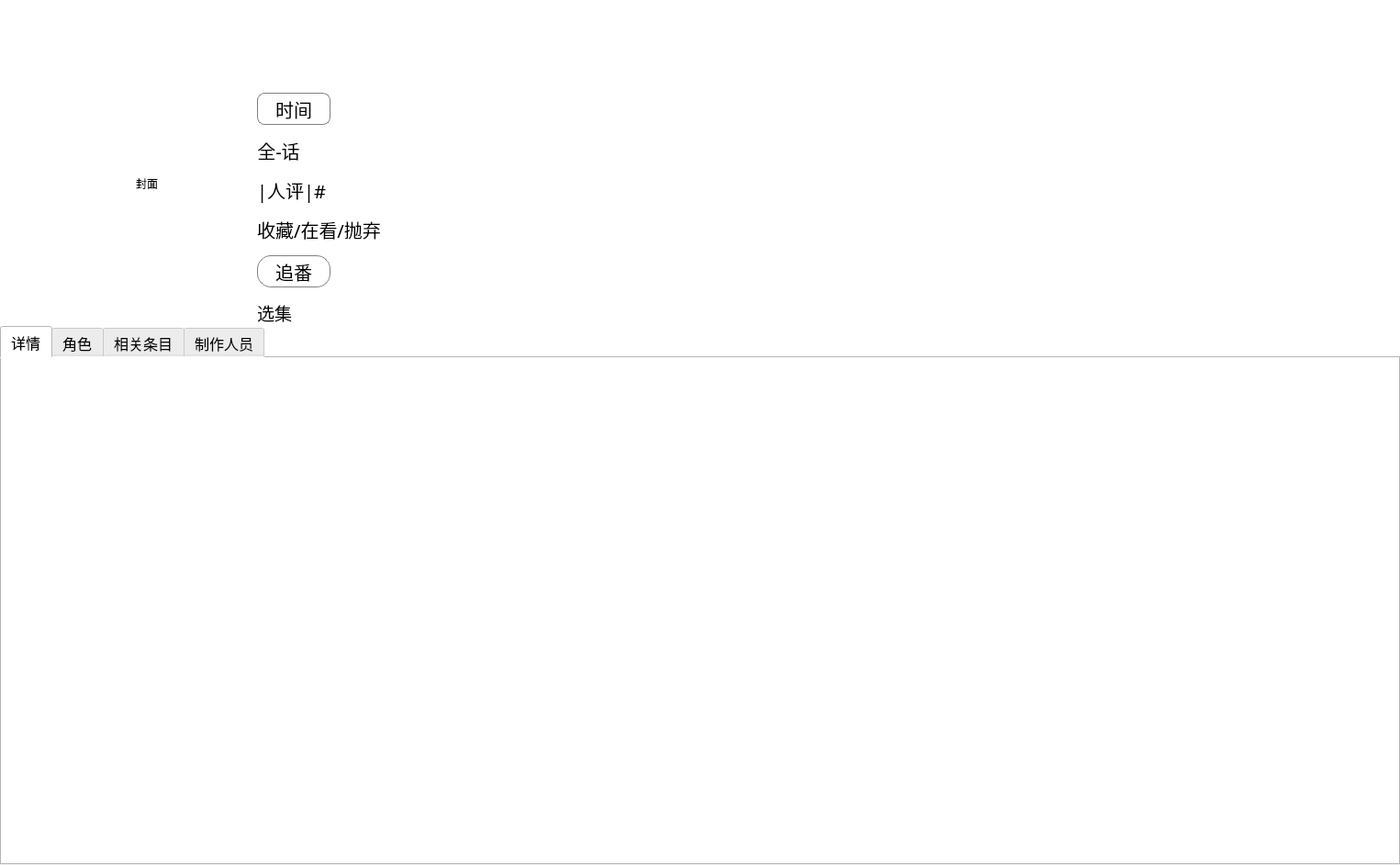
<?xml version="1.0" encoding="UTF-8"?>
<ui version="4.0">
 <class>DetailPage</class>
 <widget class="QWidget" name="DetailPage">
  <property name="geometry">
   <rect>
    <x>0</x>
    <y>0</y>
    <width>1525</width>
    <height>942</height>
   </rect>
  </property>
  <property name="styleSheet">
   <string notr="true">background-color: rgb(255, 255, 255);</string>
  </property>
  <layout class="QVBoxLayout" name="verticalLayout_11">
   <property name="spacing">
    <number>0</number>
   </property>
   <property name="leftMargin">
    <number>0</number>
   </property>
   <property name="topMargin">
    <number>0</number>
   </property>
   <property name="rightMargin">
    <number>0</number>
   </property>
   <property name="bottomMargin">
    <number>0</number>
   </property>
   <item>
    <widget class="QFrame" name="frame_3">
     <property name="styleSheet">
      <string notr="true">background-color: white;
border: none;</string>
     </property>
     <property name="frameShape">
      <enum>QFrame::StyledPanel</enum>
     </property>
     <property name="frameShadow">
      <enum>QFrame::Raised</enum>
     </property>
     <layout class="QHBoxLayout" name="horizontalLayout_11">
      <property name="spacing">
       <number>0</number>
      </property>
      <property name="leftMargin">
       <number>0</number>
      </property>
      <property name="topMargin">
       <number>0</number>
      </property>
      <property name="rightMargin">
       <number>0</number>
      </property>
      <property name="bottomMargin">
       <number>0</number>
      </property>
      <item alignment="Qt::AlignLeft">
       <widget class="QPushButton" name="pushButton_19">
        <property name="minimumSize">
         <size>
          <width>45</width>
          <height>45</height>
         </size>
        </property>
        <property name="maximumSize">
         <size>
          <width>45</width>
          <height>45</height>
         </size>
        </property>
        <property name="styleSheet">
         <string notr="true">QPushButton {
	background-color: white;
	border:none;
	border-radius:22px
}

QPushButton:hover {
    background-color: rgb(237, 237, 238);
}</string>
        </property>
        <property name="text">
         <string/>
        </property>
        <property name="icon">
         <iconset>
          <normaloff>icons/back.png</normaloff>icons/back.png</iconset>
        </property>
        <property name="iconSize">
         <size>
          <width>25</width>
          <height>25</height>
         </size>
        </property>
       </widget>
      </item>
      <item alignment="Qt::AlignRight">
       <widget class="QPushButton" name="pushButton_20">
        <property name="minimumSize">
         <size>
          <width>45</width>
          <height>45</height>
         </size>
        </property>
        <property name="maximumSize">
         <size>
          <width>45</width>
          <height>45</height>
         </size>
        </property>
        <property name="styleSheet">
         <string notr="true">QPushButton {
	background-color: white;
	border:none;
	border-radius:22px
}

QPushButton:hover {
    background-color: rgb(237, 237, 238);
}</string>
        </property>
        <property name="text">
         <string/>
        </property>
        <property name="icon">
         <iconset>
          <normaloff>icons/openUrl.png</normaloff>icons/openUrl.png</iconset>
        </property>
        <property name="iconSize">
         <size>
          <width>20</width>
          <height>20</height>
         </size>
        </property>
       </widget>
      </item>
     </layout>
    </widget>
   </item>
   <item>
    <widget class="QFrame" name="frame_4">
     <property name="minimumSize">
      <size>
       <width>0</width>
       <height>310</height>
      </size>
     </property>
     <property name="maximumSize">
      <size>
       <width>16777215</width>
       <height>310</height>
      </size>
     </property>
     <property name="styleSheet">
      <string notr="true">QFrame {
	background-color: white;
	border: none;
}</string>
     </property>
     <property name="frameShape">
      <enum>QFrame::StyledPanel</enum>
     </property>
     <property name="frameShadow">
      <enum>QFrame::Raised</enum>
     </property>
     <layout class="QHBoxLayout" name="horizontalLayout_14">
      <property name="spacing">
       <number>0</number>
      </property>
      <property name="leftMargin">
       <number>50</number>
      </property>
      <property name="topMargin">
       <number>0</number>
      </property>
      <property name="rightMargin">
       <number>50</number>
      </property>
      <property name="bottomMargin">
       <number>0</number>
      </property>
      <item>
       <widget class="QLabel" name="cover_label_3">
        <property name="minimumSize">
         <size>
          <width>220</width>
          <height>310</height>
         </size>
        </property>
        <property name="maximumSize">
         <size>
          <width>220</width>
          <height>310</height>
         </size>
        </property>
        <property name="styleSheet">
         <string notr="true">border-radius: 15px;</string>
        </property>
        <property name="text">
         <string>封面</string>
        </property>
        <property name="alignment">
         <set>Qt::AlignCenter</set>
        </property>
       </widget>
      </item>
      <item>
       <layout class="QVBoxLayout" name="verticalLayout_13">
        <property name="spacing">
         <number>13</number>
        </property>
        <property name="leftMargin">
         <number>10</number>
        </property>
        <property name="bottomMargin">
         <number>0</number>
        </property>
        <item>
         <widget class="QTextEdit" name="textEdit">
          <property name="minimumSize">
           <size>
            <width>0</width>
            <height>45</height>
           </size>
          </property>
          <property name="maximumSize">
           <size>
            <width>16777215</width>
            <height>45</height>
           </size>
          </property>
          <property name="font">
           <font>
            <family>微软雅黑</family>
            <pointsize>20</pointsize>
            <weight>75</weight>
            <bold>true</bold>
           </font>
          </property>
          <property name="contextMenuPolicy">
           <enum>Qt::CustomContextMenu</enum>
          </property>
          <property name="frameShape">
           <enum>QFrame::NoFrame</enum>
          </property>
          <property name="readOnly">
           <bool>true</bool>
          </property>
         </widget>
        </item>
        <item alignment="Qt::AlignLeft">
         <widget class="QPushButton" name="pushButton_23">
          <property name="minimumSize">
           <size>
            <width>80</width>
            <height>35</height>
           </size>
          </property>
          <property name="font">
           <font>
            <family>微软雅黑</family>
            <pointsize>15</pointsize>
            <weight>50</weight>
            <bold>false</bold>
           </font>
          </property>
          <property name="styleSheet">
           <string notr="true">border: 1px solid gray;
border-radius:8px;</string>
          </property>
          <property name="text">
           <string>时间</string>
          </property>
         </widget>
        </item>
        <item alignment="Qt::AlignLeft">
         <widget class="QPushButton" name="pushButton_24">
          <property name="font">
           <font>
            <family>微软雅黑</family>
            <pointsize>15</pointsize>
           </font>
          </property>
          <property name="styleSheet">
           <string notr="true">border: none;</string>
          </property>
          <property name="text">
           <string>全-话</string>
          </property>
         </widget>
        </item>
        <item alignment="Qt::AlignLeft">
         <widget class="QPushButton" name="pushButton_21">
          <property name="font">
           <font>
            <family>微软雅黑</family>
            <pointsize>15</pointsize>
           </font>
          </property>
          <property name="styleSheet">
           <string notr="true">border: none;</string>
          </property>
          <property name="text">
           <string>|人评|#</string>
          </property>
         </widget>
        </item>
        <item alignment="Qt::AlignLeft">
         <widget class="QPushButton" name="pushButton_25">
          <property name="font">
           <font>
            <family>微软雅黑</family>
            <pointsize>15</pointsize>
           </font>
          </property>
          <property name="styleSheet">
           <string notr="true">border: none;</string>
          </property>
          <property name="text">
           <string>收藏/在看/抛弃</string>
          </property>
         </widget>
        </item>
        <item alignment="Qt::AlignLeft">
         <widget class="QPushButton" name="pushButton_26">
          <property name="minimumSize">
           <size>
            <width>80</width>
            <height>35</height>
           </size>
          </property>
          <property name="font">
           <font>
            <family>微软雅黑</family>
            <pointsize>15</pointsize>
           </font>
          </property>
          <property name="styleSheet">
           <string notr="true">border: 1px solid gray;
border-radius:15px</string>
          </property>
          <property name="text">
           <string>追番</string>
          </property>
         </widget>
        </item>
        <item alignment="Qt::AlignLeft">
         <widget class="QPushButton" name="pushButton_27">
          <property name="font">
           <font>
            <family>微软雅黑</family>
            <pointsize>14</pointsize>
           </font>
          </property>
          <property name="styleSheet">
           <string notr="true">border: none;</string>
          </property>
          <property name="text">
           <string>选集</string>
          </property>
         </widget>
        </item>
       </layout>
      </item>
      <item>
       <spacer name="horizontalSpacer_6">
        <property name="orientation">
         <enum>Qt::Horizontal</enum>
        </property>
        <property name="sizeHint" stdset="0">
         <size>
          <width>40</width>
          <height>20</height>
         </size>
        </property>
       </spacer>
      </item>
     </layout>
    </widget>
   </item>
   <item>
    <widget class="QTabWidget" name="tabWidget">
     <property name="minimumSize">
      <size>
       <width>0</width>
       <height>100</height>
      </size>
     </property>
     <property name="font">
      <font>
       <family>微软雅黑</family>
       <pointsize>12</pointsize>
       <weight>50</weight>
       <bold>false</bold>
      </font>
     </property>
     <property name="styleSheet">
      <string notr="true">QTabWidget::tab-bar {
    alignment: center;
}</string>
     </property>
     <property name="currentIndex">
      <number>0</number>
     </property>
     <widget class="QWidget" name="tab">
      <attribute name="title">
       <string>详情</string>
      </attribute>
      <layout class="QVBoxLayout" name="verticalLayout_14">
       <property name="spacing">
        <number>10</number>
       </property>
       <property name="leftMargin">
        <number>50</number>
       </property>
       <property name="topMargin">
        <number>20</number>
       </property>
       <property name="rightMargin">
        <number>50</number>
       </property>
       <property name="bottomMargin">
        <number>0</number>
       </property>
       <item alignment="Qt::AlignTop">
        <widget class="QFrame" name="frame_5">
         <property name="styleSheet">
          <string notr="true">border: none;</string>
         </property>
         <property name="frameShape">
          <enum>QFrame::StyledPanel</enum>
         </property>
         <property name="frameShadow">
          <enum>QFrame::Raised</enum>
         </property>
        </widget>
       </item>
       <item>
        <widget class="QTextEdit" name="textEdit_2">
         <property name="font">
          <font>
           <family>微软雅黑</family>
           <pointsize>10</pointsize>
           <weight>75</weight>
           <bold>true</bold>
          </font>
         </property>
         <property name="contextMenuPolicy">
          <enum>Qt::CustomContextMenu</enum>
         </property>
         <property name="styleSheet">
          <string notr="true"/>
         </property>
         <property name="frameShape">
          <enum>QFrame::NoFrame</enum>
         </property>
         <property name="readOnly">
          <bool>true</bool>
         </property>
        </widget>
       </item>
      </layout>
     </widget>
     <widget class="QWidget" name="tab_2">
      <attribute name="title">
       <string>角色</string>
      </attribute>
     </widget>
     <widget class="QWidget" name="tab_3">
      <attribute name="title">
       <string>相关条目</string>
      </attribute>
     </widget>
     <widget class="QWidget" name="tab_4">
      <attribute name="title">
       <string>制作人员</string>
      </attribute>
     </widget>
    </widget>
   </item>
  </layout>
 </widget>
 <resources/>
 <connections/>
</ui>
